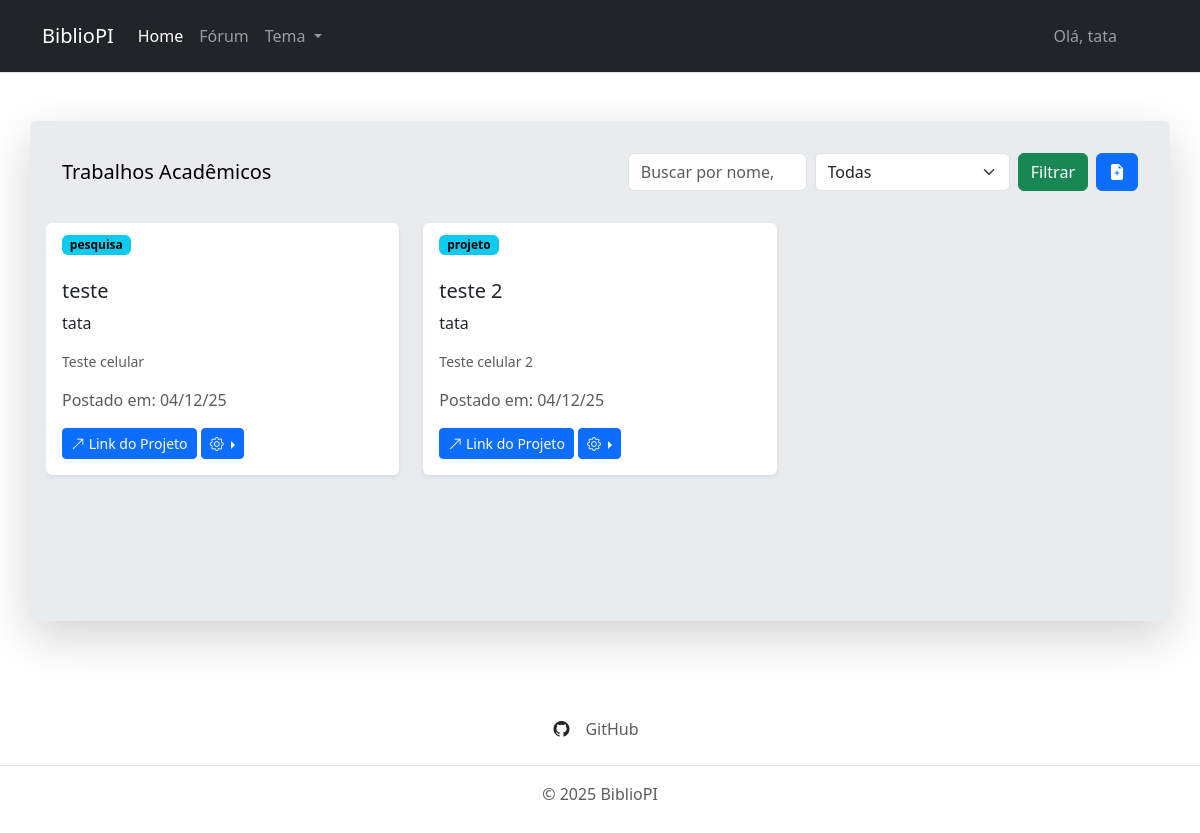
The app's page / (signed in) with its own data.
### app/models.py (models this page shows, shortened)
class Arquivo(models.Model):
    CATEGORIAS = (
        ('trabalho', 'Trabalho'),
        ('projeto', 'Projeto'),
        ('pesquisa', 'Pesquisa'),
        ('outro', 'Outro')
    )
    nome = models.CharField(max_length=200, verbose_name="Nome do Arquivo")
    descricao = models.TextField(verbose_name="Descrição", blank=True, null=True)
    arquivo = models.CharField(max_length=200, verbose_name="Link do Arquivo")
    categoria = models.CharField(max_length=20, choices=CATEGORIAS, default='trabalho')
    data_upload = models.DateTimeField(auto_now_add=True)
    usuario = models.ForeignKey(User, on_delete=models.CASCADE, null=True, blank=True)
    class Meta:
        verbose_name = "Arquivo"
        verbose_name_plural = "Arquivos"

### app/views.py (the view)
# urls.py: path('', IndexView.as_view(), name='index'),
class IndexView(View):
    def get(self, request, *args, **kwargs):
        filtro = request.GET.get('valcate', '')
        categoria = request.GET.get('categoria', '')
        arquivos = Arquivo.objects.all()
        if filtro:
            arquivos = arquivos.filter(
                Q(nome__icontains=filtro) |
                Q(descricao__icontains=filtro) |
                Q(categoria__icontains=filtro)
            )
        if categoria:
            arquivos = arquivos.filter(categoria=categoria)
        context = {
            'arquivos': arquivos,
            'filtro': filtro,
            'categoria_selecionada': categoria,
            'categorias': Arquivo.CATEGORIAS,
        }
        return render(request, "index.html", context)

### app/templates/index.html (shortened to what this page needs)
{% extends "base.html" %}
{% block content %}
<div class="container my-5 shadow-lg p-3 bg-body-secondary rounded" style="min-height: 500px;">
    <nav class="navbar bg-body-primary p-3">
        <a class="navbar-brand h4 mb-0">Trabalhos Acadêmicos</a>
        <form class="d-flex align-items-center gap-2" method="GET" action="{% url 'index' %}">
            <input class="form-control" type="search" name="valcate" placeholder="Buscar por nome, descrição..."
                aria-label="Search" value="{{ request.GET.valcate }}">
            <select name="categoria" class="form-select">
                <option value="">Todas</option>
            </select>
            <button class="btn btn-success" type="submit">Filtrar</button>
            {% if user.is_authenticated %}
            <button type="button" class="btn btn-primary" data-bs-toggle="modal" data-bs-target="#modalNovoArquivo">
                <i class="bi bi-file-earmark-plus-fill"></i>
            </button>
            {% else %}
            <button type="button" class="btn btn-primary" disabled>Login nescessário</button>
            {% endif %}
        </form>
    </nav>
    <div class="overflow-y-auto mt-3" style="max-height: 500px; overflow-x: hidden;">
        <div class="row">
            {% if arquivos %}
            {% for arquivo in arquivos %}
            <div class="col-lg-4 col-md-6 mb-5">
                <div class="card h-100 shadow-sm border-0">
                    <div class="card-header bg-transparent border-0">
                        <span class="badge text-bg-info">
                            {{ arquivo.categoria }}
                        </span>
                    </div>
                    <div class="card-body d-flex flex-column">
                        <h5 class="card-title">{{ arquivo.nome }}</h5>
                        <p>{{ arquivo.usuario.username }}</p>
                        <p class="card-text flex-grow-1 text-muted small">
                            {% if arquivo.descricao %}
                            {{ arquivo.descricao|truncatewords:20 }}
                            {% else %}
                            Arquivo acadêmico - {{ arquivo.categoria }}
                            {% endif %}
                        </p>
                        <div class="mt-auto">
                            <p class="text-muted">
                                <a>Postado em: {{ arquivo.data_upload|date:"d/m/y" }}</a>
                            </p>
                            <div class="mt-2">
                                {% if arquivo.arquivo %}
                                <a href="{{ arquivo.arquivo }}" class="btn btn-primary btn-sm">
                                    <i class="bi bi-arrow-up-right"></i> Link do Projeto
                                </a>
                                <div class="btn-group dropend">
                                    <a type="button" class="btn btn-primary btn-sm dropdown-toggle"
                                        data-bs-toggle="dropdown" aria-expanded="false">
                                        <i class="bi bi-gear"></i>
                                    </a>
                                </div>
                            </div>
                        </div>
                    </div>
                </div>
            </div>
            {% endif %}
            {% endfor %}
            {% endif %}
        </div>
    </div>
</div>
{% endblock %}

### app/templates/partials/header.html (shortened to what this page needs)
{% load static %}
<head>
  <link href="https://cdn.jsdelivr.net/npm/bootstrap@5.3.8/dist/css/bootstrap.min.css" rel="stylesheet"
>
  <link rel="stylesheet" href="https://cdn.jsdelivr.net/npm/bootstrap-icons@1.11.3/font/bootstrap-icons.min.css">
</head>
<header class="border-bottom">
  <nav class="navbar navbar-expand-lg navbar-dark bg-dark p-3">
    <div class="container">
      <a class="navbar-brand" href="#">BiblioPI</a>
      <div class="collapse navbar-collapse" id="navbarNavDropdown">
        <ul class="navbar-nav me-auto mb-2 mb-lg-0">
          <li class="nav-item">
            <a class="nav-link" href="/">Home</a>
          </li>
          <li class="nav-item">
            <a class="nav-link" href="/forum/">Fórum</a>
          </li>
          <li class="nav-item dropdown">
            <a class="nav-link dropdown-toggle" href="#" role="button" data-bs-toggle="dropdown" aria-expanded="false">
              Tema
            </a>
          </li>
        </ul>
        <div class="btn-group">
          {% if user.is_authenticated %}
          <ul class="navbar-nav">
            <li class="nav-item">
              <a class="nav-link">Olá, {{ user.username }}</a>
            </li>
          </ul>
          {% else %}
          <ul class="navbar-nav">
            <li class="nav-item">
              <a class="nav-link">Visitante</a>
            </li>
          </ul>
          {% endif %}
          <button type="button" class="btn dropdown-toggle" data-bs-toggle="dropdown" aria-expanded="false"></button>
        </div>
      </div>
    </div>
  </nav>
</header>

### records on screen
Arquivo: categoria "pesquisa", nome "teste", usuario.username "tata", descricao "Teste celular", data_upload "04/12/25"
Arquivo: categoria "projeto", nome "teste 2", usuario.username "tata", descricao "Teste celular 2", data_upload "04/12/25"

### other values on screen
{{ user.username }} "tata"
